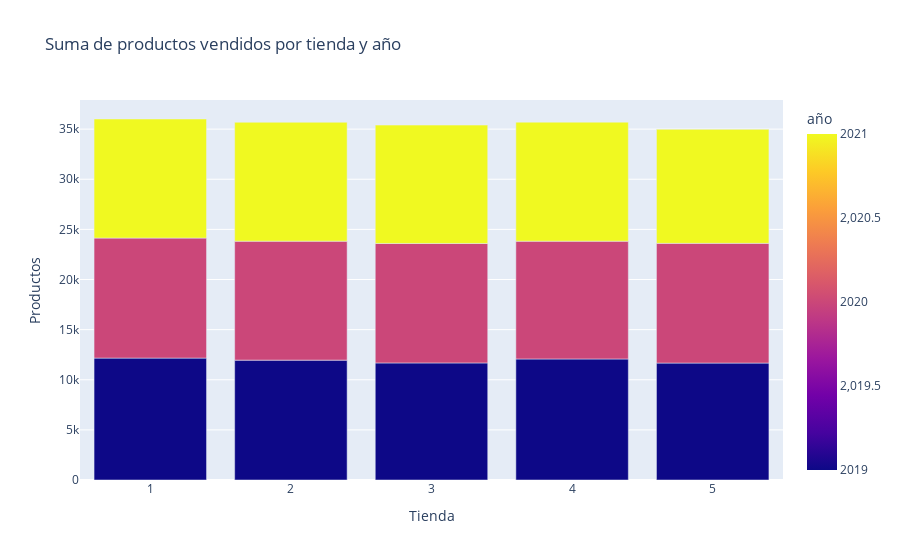

Notebook cell for this chart:
### Code cell
fig2 = px.bar(productos_por_tienda_año, x='Tienda', y='Productos', color='año', title='Suma de productos vendidos por tienda y año')
fig2.show()

### Figure 1 — Plotly figure (JSON) as saved in the notebook; plotly's stock layout.template omitted (floating-point values rounded to 4 significant figures)
{"data": [{"alignmentgroup": "True", "hovertemplate": "Tienda=%{x}<br>Productos=%{y}<br>año=%{marker.color}<extra></extra>", "legendgroup": "", "marker": {"color": [2019, 2020, 2021, 2019, 2020, 2021, 2019, 2020, 2021, 2019, 2020, 2021, 2019, 2020, 2021], "coloraxis": "coloraxis", "pattern": {"shape": ""}}, "name": "", "offsetgroup": "", "orientation": "v", "showlegend": false, "textposition": "auto", "type": "bar", "x": [1, 1, 1, 2, 2, 2, 3, 3, 3, 4, 4, 4, 5, 5, 5], "xaxis": "x", "y": [12160, 11973, 11877, 11957, 11868, 11859, 11678, 11915, 11811, 12073, 11751, 11872, 11664, 11941, 11371], "yaxis": "y"}], "layout": {"autosize": true, "barmode": "relative", "coloraxis": {"colorbar": {"title": {"text": "año"}}, "colorscale": [[0, "#0d0887"], [0.1111, "#46039f"], [0.2222, "#7201a8"], [0.3333, "#9c179e"], [0.4444, "#bd3786"], [0.5556, "#d8576b"], [0.6667, "#ed7953"], [0.7778, "#fb9f3a"], [0.8889, "#fdca26"], [1, "#f0f921"]]}, "legend": {"tracegroupgap": 0}, "title": {"text": "Suma de productos vendidos por tienda y año"}, "xaxis": {"anchor": "y", "autorange": true, "domain": [0, 1], "range": [0.5, 5.5], "title": {"text": "Tienda"}, "type": "linear"}, "yaxis": {"anchor": "x", "autorange": true, "domain": [0, 1], "range": [0, 37910.0], "title": {"text": "Productos"}, "type": "linear"}}}
